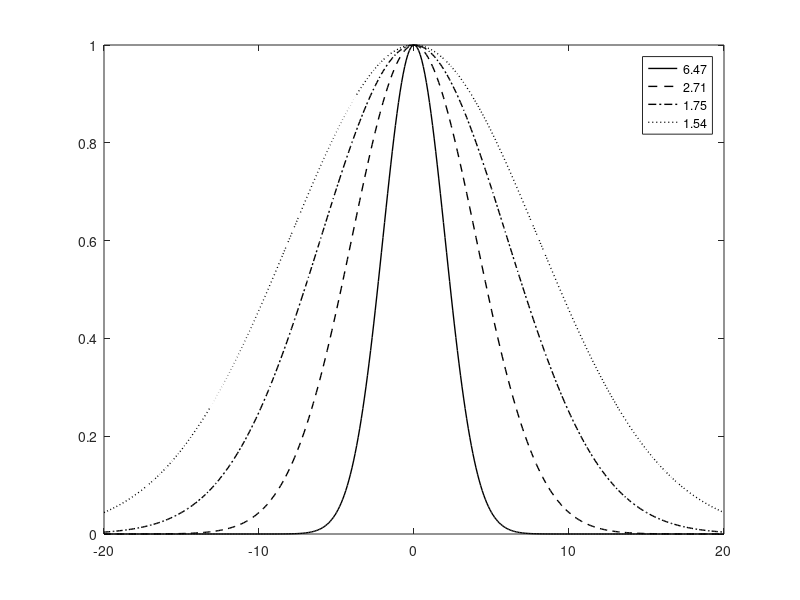

The MATLAB source for this figure:
x=-20:0.1:20;
y1=gaussmf(x,[2 0]);
y2 =gaussmf(x,[4 0]);
y3 =gaussmf(x,[6 0]);
y4 =gaussmf(x,[8 0]);



plot(x,y1,'k-','linewidth', 1)
hold on
plot(x, y2,'k--','linewidth', 1);
hold on
plot(x, y3,'k-.','linewidth', 1);
hold on
plot(x, y4,'k:','linewidth', 1);
legend('6.47','2.71','1.75','1.54');
k1 = kurtosis(y1,0);
k2 = kurtosis(y2,0);
k3 = kurtosis(y3,0);
k4 = kurtosis(y4,0);